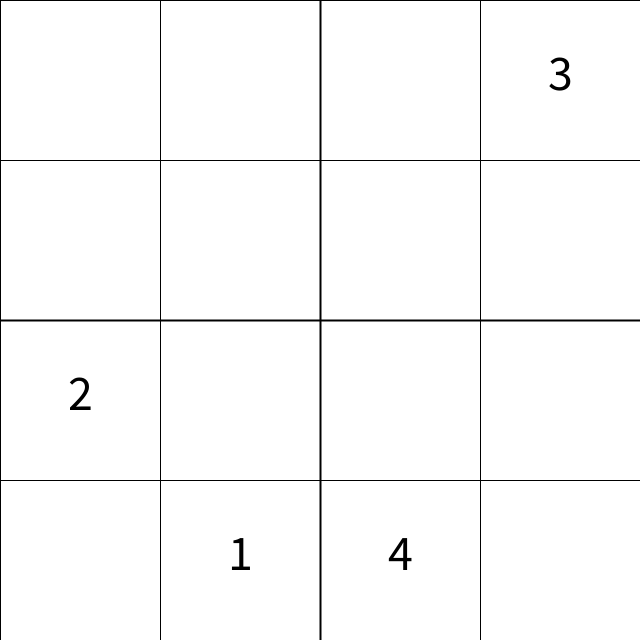
Frame 1 (no input)
Frame 60 (the mouse pressed at the canvas centre just before this capture): identical to frame 1, image omitted
Frame 120 (the mouse held since frame 60 and released just before this capture): identical to frame 1, image omitted

The Processing sketch that drew this single still picture (run headless with seeded random() and noise(); from frame 60 on, the mouse is pressed at the canvas centre):

// Processing sketch: basic_Sudoku44
// ── basic_Sudoku44.pde
//basic_Sudoku44
//play sudoku
//2022/06/20
//1-4-45 Taiyu Honma

int[][] masu = new int[4][4];
void setup()
{
  masu[0][3] = 3;
  masu[2][0] = 2;
  masu[3][2] = 4;
  masu[3][1] = 1;
  size(640,640);
}
void mousePressed(){
  for(int i=0;i<4;i++){
    for(int j=0;j<4;j++){
      if (aida(mouseX,160*j,160*(j+1)) && aida(mouseY,160*i,160*(i+1))  ){
        masu[i][j]++ ;
      }
    }
  }
}


boolean aida(int n ,int min, int max){
  return min < n && n < max;
}
void draw(){
  

  strokeWeight(1);
  for(int i=0;i<4;i++){
    for(int j=0;j<4;j++){
      fill(255);
      rect(j*160,i*160,160,160);
      fill(0);
      textSize(50);
      textAlign(CENTER);
      if(masu[i][j]%5 != 0){
        text(masu[i][j]%5,j*160+80,i*160+90);
      }
      
    }
  }
  strokeWeight(2);
  line(width/2,0,width/2,height);
  line(0,height/2,width,height/2);
}
